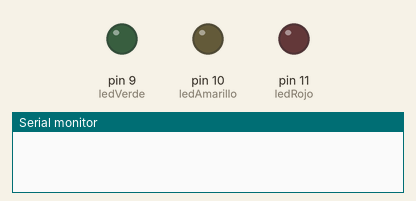
Recording of a sketch running on a simulated Arduino Uno, built with avr-gcc and run on an emulated ATmega328P. On the bench: output pins drawn as LEDs (lit = HIGH), the last lines printed to the serial monitor.

Above: at 0.2 s.
At 0.7 s:
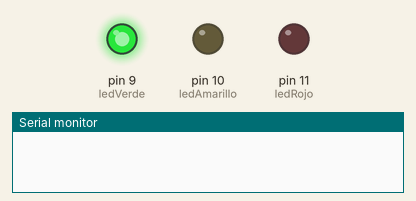
At 1.2 s:
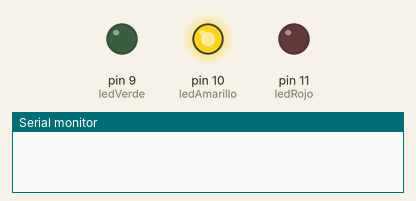
At 2.7 s:
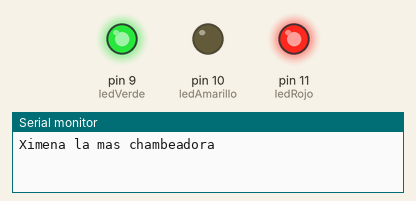
At 3.7 s:
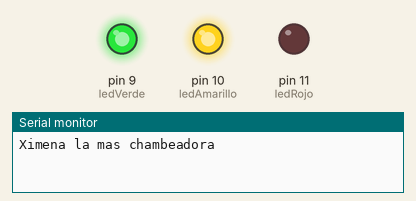
At 5.7 s:
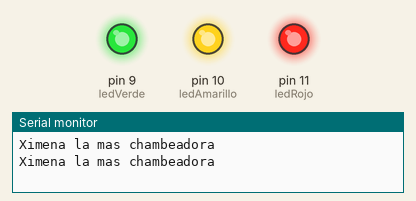
Timing chart, 0 to 6.9 s (numbered marks = the images above):
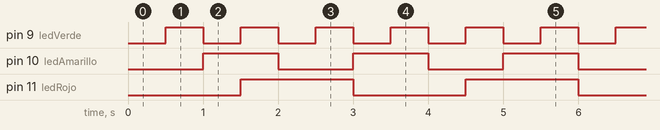

Measured:
- by itself, pin 9 (ledVerde): alternates HIGH for 0.50 s and LOW for 0.50 s
- by itself, pin 10 (ledAmarillo): alternates HIGH for 1.0 s and LOW for 1.0 s
- by itself, pin 11 (ledRojo): alternates HIGH for 1.5 s and LOW for 1.5 s

The sketch:

millis.ino
```cpp
const int ledVerde = 9;
const int ledAmarillo = 10;
const int ledRojo = 11;

unsigned long tiempoVerde = 0;
unsigned long tiempoAmarillo = 0;
unsigned long tiempoRojo = 0;

bool estadoVerde = false;
bool estadoAmarillo = false;
bool estadoRojo = false;

void setup() {
  pinMode(ledVerde, OUTPUT);
  pinMode(ledAmarillo, OUTPUT);
  pinMode(ledRojo, OUTPUT);

  digitalWrite(ledVerde, LOW);
  digitalWrite(ledAmarillo, LOW);
  digitalWrite(ledRojo, LOW);

  Serial.begin(9600);
}

void loop() {
  unsigned long tiempoActual = millis();

  // Verde: cambia de estado cada 500 milisegundos.
  if (tiempoActual - tiempoVerde >= 500) {
    tiempoVerde = tiempoActual;
    estadoVerde = !estadoVerde;
    digitalWrite(ledVerde, estadoVerde);
  }

  // Amarillo: cambia de estado cada 1000 milisegundos.
  if (tiempoActual - tiempoAmarillo >= 1000) {
    tiempoAmarillo = tiempoActual;
    estadoAmarillo = !estadoAmarillo;
    digitalWrite(ledAmarillo, estadoAmarillo);
  }

  // Rojo: cambia de estado cada 1500 milisegundos.
  if (tiempoActual - tiempoRojo >= 1500) {
    tiempoRojo = tiempoActual;
    estadoRojo = !estadoRojo;
    digitalWrite(ledRojo, estadoRojo);

    // Envía el mensaje solamente cuando se enciende.
    if (estadoRojo) {
      Serial.println("Ximena la mas chambeadora");
    }
  }
}
```
